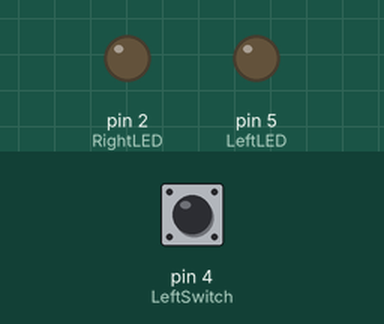
This sketch was run on a simulated Arduino Uno, built with avr-gcc and run on an emulated ATmega328P. Parts: output pins drawn as LEDs (lit = HIGH). The test bench sets the inputs (shaded band); at power-on: pin 4 (LeftSwitch) HIGH.

Above: at 1.2 s.
1.3 s: pin 4 (LeftSwitch) pulled LOW for 0.15 s
At 1.37 s:
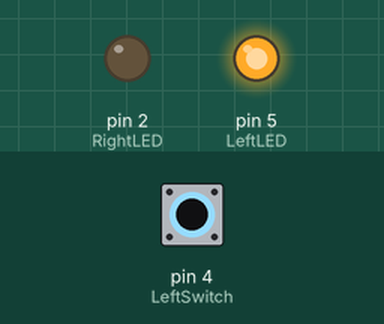
2.9 s: pin 4 (LeftSwitch) pulled LOW for 3.2 s
At 7.1 s:
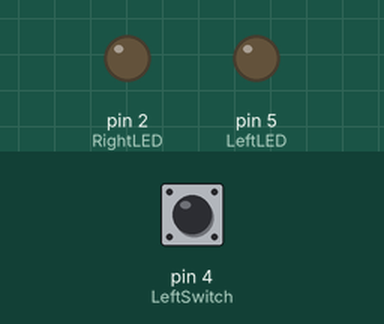
Timing chart, 0 to 8.6 s (numbered marks = the images above; inputs shaded):
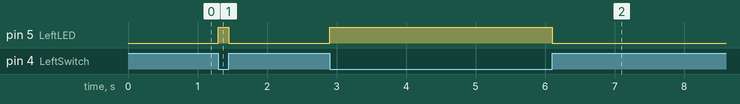

Measured:
- after the input at 1.3 s, pin 5 (LeftLED): LOW → HIGH at once, → LOW 0.15 s later
- after the input at 2.9 s, pin 5 (LeftLED): LOW → HIGH at once, → LOW 3.2 s later

The sketch:

IfElse1.ino
```cpp
/*
   Exercise to help understand if-then-else
*/
int LeftLED = 5;
int LeftSwitch = 4;
int RightSwitch = 3;
int RightLED = 2;

void setup() {
  pinMode(LeftLED, OUTPUT);
  pinMode(RightLED, OUTPUT);
  pinMode(LeftSwitch, INPUT_PULLUP);
  pinMode(RightSwitch, INPUT_PULLUP);
}

void loop() {
  int Left = digitalRead(LeftSwitch);

  if (Left == LOW) {
    digitalWrite(LeftLED,HIGH);
  }
  if (Left == HIGH) {
    digitalWrite(LeftLED,LOW);
  }

}
```
